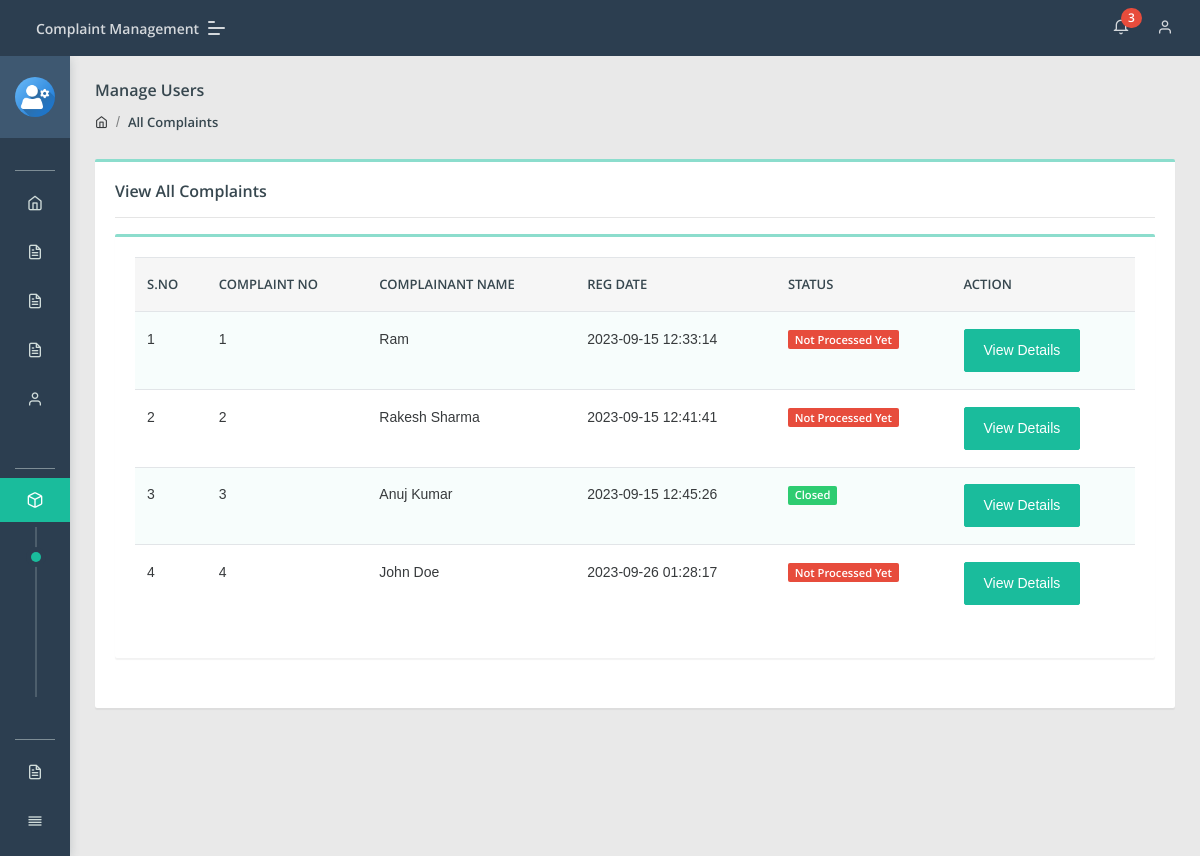
The app's page /admin/all-complaint.php (signed in) with its own data.
### tables this page shows
CREATE TABLE `tblcomplaints` (
  `complaintNumber` int(11) NOT NULL,
  `userId` int(11) DEFAULT NULL,
  `category` int(11) DEFAULT NULL,
  `subcategory` varchar(255) DEFAULT NULL,
  `complaintType` varchar(255) DEFAULT NULL,
  `state` varchar(255) DEFAULT NULL,
  `noc` varchar(255) DEFAULT NULL,
  `complaintDetails` mediumtext DEFAULT NULL,
  `complaintFile` varchar(255) DEFAULT NULL,
  `regDate` timestamp NULL DEFAULT current_timestamp(),
  `status` varchar(50) DEFAULT NULL,
  `lastUpdationDate` timestamp NULL DEFAULT NULL ON UPDATE current_timestamp()
);

CREATE TABLE `users` (
  `id` int(11) NOT NULL,
  `fullName` varchar(255) DEFAULT NULL,
  `userEmail` varchar(255) DEFAULT NULL,
  `password` varchar(255) DEFAULT NULL,
  `contactNo` bigint(11) DEFAULT NULL,
  `address` tinytext DEFAULT NULL,
  `State` varchar(255) DEFAULT NULL,
  `country` varchar(255) DEFAULT NULL,
  `pincode` int(6) DEFAULT NULL,
  `userImage` varchar(255) DEFAULT NULL,
  `regDate` timestamp NOT NULL DEFAULT current_timestamp(),
  `updationDate` timestamp NULL DEFAULT NULL,
  `status` int(1) DEFAULT NULL
);

### admin/all-complaint.php (the view, shortened to what this page needs)
<?php
include('include/config.php');
if(strlen($_SESSION['aid'])==0)
    {
header('location:index.php');
}
else{
?>
<!DOCTYPE html>
<html lang="en">
<head>
    <link rel="stylesheet" href="assets/css/style.css">
</head>
<body class="">
	<?php include('include/sidebar.php');?>
	<?php include('include/header.php');?>
<section class="pcoded-main-container">
    <div class="pcoded-content">
        <div class="page-header">
            <div class="page-block">
                <div class="row align-items-center">
                    <div class="col-md-12">
                        <div class="page-header-title">
                            <h5 class="m-b-10">Manage Users</h5>
                        </div>
                        <ul class="breadcrumb">
                            <li class="breadcrumb-item"><a href="dashboard.php"><i class="feather icon-home"></i></a></li>
                            <li class="breadcrumb-item"><a href="all-complaint.php">All Complaints</a></li>
                        </ul>
                    </div>
                </div>
            </div>
        </div>
        <div class="row">
            <div class="col-sm-12">
                <div class="card">
                    <div class="card-body">
                        <h5>View All Complaints</h5>
                        <hr>
                      <div class="row">
                            <div class="col-xl-12">
                <div class="card">
                    <div class="card-body table-border-style">
                        <div class="table-responsive">
                            <table class="table table-striped">
                                <thead>
                                        <tr><th>S.No</th>
											<th>Complaint No</th>
											<th>Complainant Name</th>
											<th>Reg Date</th>
											<th>Status</th>
											<th>Action</th>
										</tr>
                                </thead>
                                <tbody>
                                    <?php
$query=mysqli_query($con,"select tblcomplaints.*,users.fullName as name from tblcomplaints join users on users.id=tblcomplaints.userId");
$cnt=1;
while($row=mysqli_fetch_array($query))
{
?>
                                        <tr>
                                            <td><?php echo htmlentities($cnt);?></td>
                                            <td><?php echo htmlentities($row['complaintNumber']);?></td>
                                            <td><?php echo htmlentities($row['name']);?></td>
                                            <td> <?php echo htmlentities($row['regDate']);?></td>
                                           <td>
                                                <?php $status=$row['status'];
                                                if($status==''): ?>
                                                <span class="badge badge-danger">Not Processed Yet</span>
                                            <?php elseif($status=='in process'):?>
                                             <span class="badge badge-warning">In Process</span>
                                         <?php elseif($status=='closed'):?>
                                             <span class="badge badge-success">Closed</span>
                                         <?php endif;?>
</td>
<td>   <a href="complaint-details.php?cid=<?php echo htmlentities($row['complaintNumber']);?>" class="btn btn-primary"> View Details</a>
											</td>
                                        </tr>
                                        <?php $cnt=$cnt+1; } ?>
                                </tbody>
                            </table>
                        </div>
                    </div>
                </div>
            </div>
                        </div>
                    </div>
                </div>
            </div>
        </div>
    </div>
</section>
</body>
</html>
<?php } ?>

### admin/include/sidebar.php (shortened to what this page needs)
<nav class="pcoded-navbar  ">
	<div class="navbar-wrapper  ">
		<div class="navbar-content scroll-div " >
			<div class="">
				<div class="main-menu-header">
					<img class="img-radius" src="assets/images/user/user-gear.png" alt="User-Profile-Image">
					<div class="user-details">
					</div>
				</div>
			</div>
			<ul class="nav pcoded-inner-navbar ">
				<li class="nav-item pcoded-menu-caption">
				</li>
				<li class="nav-item">
				    <a href="dashboard.php" class="nav-link "><span class="pcoded-micon"><i class="feather icon-home"></i></span><span class="pcoded-mtext">Dashboard</span></a>
				</li>
				<li class="nav-item">
				    <a href="category.php" class="nav-link "><span class="pcoded-micon"><i class="feather icon-file-text"></i></span><span class="pcoded-mtext">Add Category</span></a>
				</li>
				<li class="nav-item">
				    <a href="subcategory.php" class="nav-link "><span class="pcoded-micon"><i class="feather icon-file-text"></i></span><span class="pcoded-mtext">Add Subcategory</span></a>
				</li>
				<li class="nav-item">
				    <a href="state.php" class="nav-link "><span class="pcoded-micon"><i class="feather icon-file-text"></i></span><span class="pcoded-mtext">Add State</span></a>
				</li>
				<li class="nav-item">
				    <a href="manage-users.php" class="nav-link "><span class="pcoded-micon"><i class="feather icon-user"></i></span><span class="pcoded-mtext">Manage Users</span></a>
				</li>
				<li class="nav-item pcoded-menu-caption">
				</li>
				<li class="nav-item pcoded-hasmenu">
					<a href="#!" class="nav-link "><span class="pcoded-micon"><i class="feather icon-box"></i></span><span class="pcoded-mtext">Manage Complaint</span></a>
					<ul class="pcoded-submenu">
						<li>
<a href="all-complaint.php">All Complaints</a></li>
						<li>
<a href="notprocess-complaint.php">Not Process Yet</a></li>
						<li>
							<a href="inprocess-complaint.php">In Process</a></li>
						<li><a href="closed-complaint.php">Closed Complaints</a></li>
					</ul>
				</li>
				<li class="nav-item pcoded-menu-caption">
				</li>
				<li class="nav-item">
				    <a href="between-date-userreport.php" class="nav-link "><span class="pcoded-micon"><i class="feather icon-file-text"></i></span><span class="pcoded-mtext">User Reports</span></a>
				</li>
				<li class="nav-item">
				    <a href="between-date-complaintreport.php" class="nav-link "><span class="pcoded-micon"><i class="feather icon-align-justify"></i></span><span class="pcoded-mtext">Complaints Report</span></a>
				</li>
			</ul>
		</div>
	</div>
</nav>

### admin/include/header.php (shortened to what this page needs)
<header class="navbar pcoded-header navbar-expand-lg navbar-light header-dark">
				<div class="m-header">
					<a class="mobile-menu" id="mobile-collapse" href="#!"><span></span></a>
					<a href="dashboard.php" class="b-brand">
						<strong>Complaint Management</strong>
					</a>
				</div>
				<div class="collapse navbar-collapse">
					<ul class="navbar-nav ml-auto">
						<li>
							<div class="dropdown">
								<a class="dropdown-toggle" href="#" data-toggle="dropdown">
									<i class="icon feather icon-bell"></i>
									<?php
$rt = mysqli_query($con,"select tblcomplaints.*,users.fullName as name from tblcomplaints join users on users.id=tblcomplaints.userId where tblcomplaints.status is null");
$num1 = mysqli_num_rows($rt);
?>
									<span class="badge badge-pill badge-danger"><?php echo htmlentities($num1)?></span>
								</a>
							</div>
						</li>
						<li>
							<div class="dropdown drp-user">
								<a href="#" class="dropdown-toggle" data-toggle="dropdown">
									<i class="feather icon-user"></i>
								</a>
							</div>
						</li>
					</ul>
				</div>
	</header>

### records on screen
tblcomplaints: complaintNumber "1", userId.fullName "Ram", regDate "2023-09-15 12:33:14", shows "Not Processed Yet"
tblcomplaints: complaintNumber "2", userId.fullName "Rakesh Sharma", regDate "2023-09-15 12:41:41", shows "Not Processed Yet"
tblcomplaints: complaintNumber "3", userId.fullName "Anuj Kumar", regDate "2023-09-15 12:45:26", status "Closed"
tblcomplaints: complaintNumber "4", userId.fullName "John Doe", regDate "2023-09-26 01:28:17", shows "Not Processed Yet"

### other values on screen
$num1 "3"
